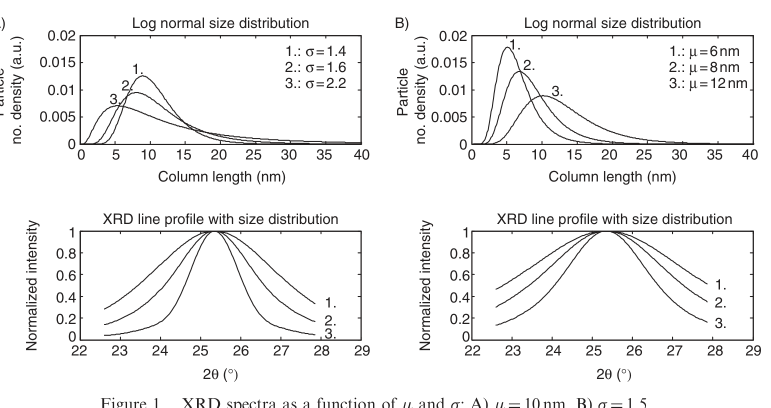
#> input picture examples/scrape/fig_1.png, 1542 x 815 px (shown at 1/2 size); its folder holds only this picture in this run
$ python -i trace_curve.py   (imports and definitions only)
#> lines starting #> are read from the running program, lines starting #| are printed output that depends on the picture; after the words box and inside, x2 and y2 are one past the last pixel; in counts of white or black regions, pixels touching at a corner belong together
"""Global continuous XRD path tracing (DP / shortest-path).

Replaces independent per-column selection with one y-value per x-column
minimizing a cost that includes darkness, jump, curvature, text-mask, axis,
and optional agent-prior terms.
"""

from __future__ import annotations

import logging
from typing import Sequence

import cv2
import numpy as np

from xrd_digitization.types import AxisCalibrationResult, CurveData

LOGGER = logging.getLogger(__name__)

CURVE_INK_THRESH = 170
MAX_JUMP_PX = 120
JUMP_COST = 0.18
CURVATURE_COST = 0.04
TEXT_PENALTY = 14.0
SOFT_BOX_PENALTY = 1.2
AXIS_PENALTY = 50.0
PRIOR_PENALTY = 0.045
BASELINE_BAND_HALF = 36
PEAK_BAND_HALF = 400
PEAK_WINDOW_DEG = 1.15
PEAK_JUMP_DISCOUNT = 0.22
PEAK_SEARCH_RADIUS = 420
PEAK_APEX_WINDOW_PX = 14


# [49 lines left out: function build_vertical_text_penalty, not called in this run]


def detect_axis_mask(
    gray: np.ndarray,
    *,
    plot_left: int | None = None,
    plot_right: int | None = None,
    plot_top: int | None = None,
    plot_bottom: int | None = None,
    border_inset: int = 4,
) -> np.ndarray:
    """
    Detect and return a mask of axis lines, ticks, and plot borders.

    Suppresses bottom x-axis, left y-axis, tick marks, and top/right borders
    so the path tracer cannot stay on the frame.
    """
#> called with border_inset = 4
    h, w = gray.shape
#> h = 815; w = 1542
    x0 = 0 if plot_left is None else max(0, int(plot_left))
    x1 = w if plot_right is None else min(w, int(plot_right))
#> x1 = 1542
    y0 = 0 if plot_top is None else max(0, int(plot_top))
    y1 = h if plot_bottom is None else min(h, int(plot_bottom))
#> y1 = 815
    if x1 - x0 < 8 or y1 - y0 < 8:
        return np.zeros((h, w), dtype=np.uint8)

    dark = (gray < CURVE_INK_THRESH).astype(np.uint8) * 255
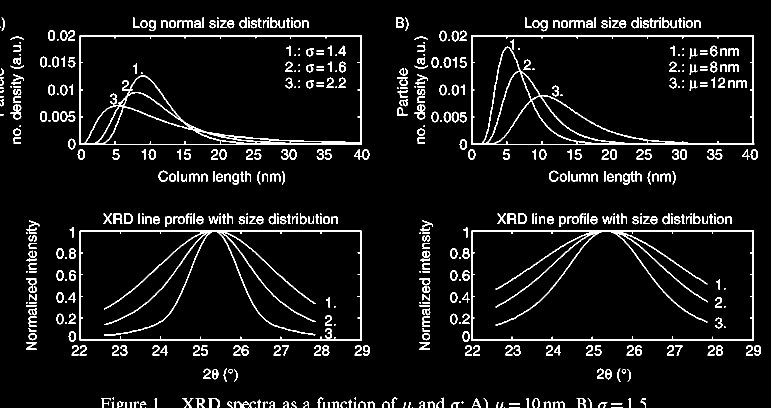
#> dark: shape (815, 1542) (shown at 1/2 size); 6.4% white; 561 white regions (95 under 20 px), largest, box (x1, y1, x2, y2) and area: (159, 461, 724, 682) 8757, (942, 461, 1508, 682) 8284, (159, 70, 724, 290) 8220
    axis = np.zeros((h, w), dtype=np.uint8)

    # Long morphological axes.
    v_kernel = cv2.getStructuringElement(cv2.MORPH_RECT, (1, max(12, (y1 - y0) // 8)))
#> v_kernel = 101 values from 1 to 1
    h_kernel = cv2.getStructuringElement(cv2.MORPH_RECT, (max(12, (x1 - x0) // 8), 1))
    v_lines = cv2.morphologyEx(dark, cv2.MORPH_OPEN, v_kernel)
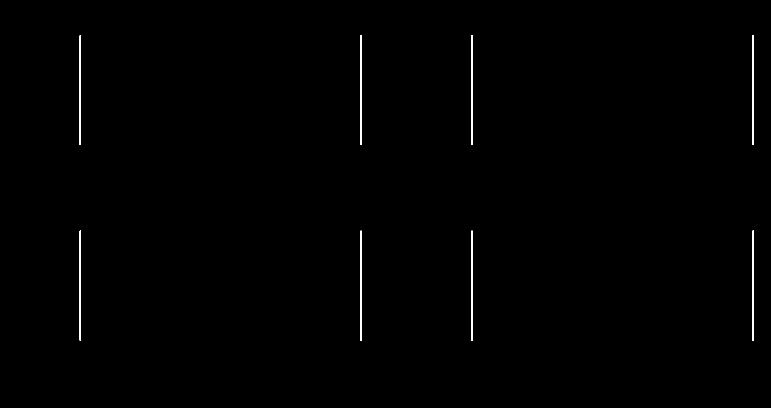
#> v_lines: shape (815, 1542) (shown at 1/2 size); 0.42% white; 8 white regions, largest, box (x1, y1, x2, y2) and area: (1505, 461, 1508, 682) 662, (159, 461, 162, 682) 661, (721, 461, 724, 682) 661
    h_lines = cv2.morphologyEx(dark, cv2.MORPH_OPEN, h_kernel)
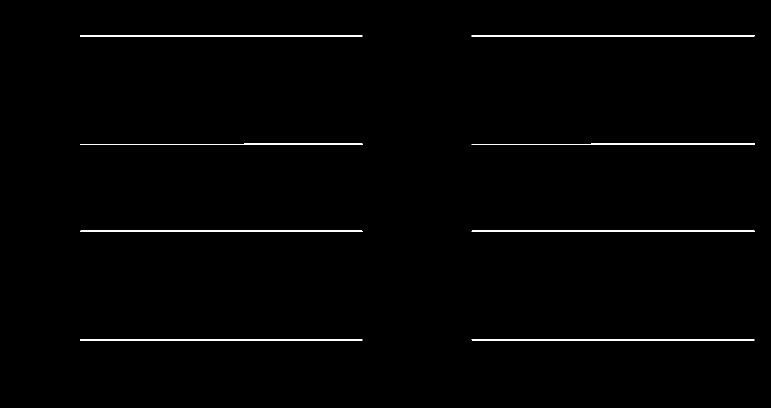
#> h_lines: shape (815, 1542) (shown at 1/2 size); 1% white; 8 white regions, largest, box (x1, y1, x2, y2) and area: (943, 70, 1509, 73) 1697, (943, 461, 1509, 464) 1696, (943, 679, 1509, 682) 1695
    axis = cv2.bitwise_or(axis, cv2.bitwise_or(v_lines, h_lines))
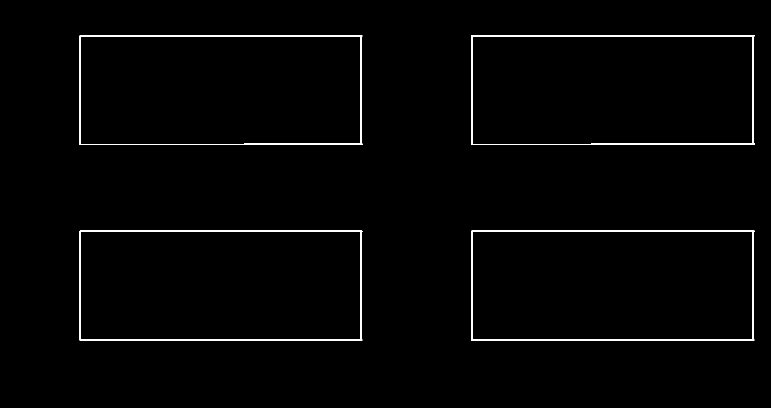
#> axis: shape (815, 1542) (shown at 1/2 size); 1.4% white; 4 white regions, box (x1, y1, x2, y2) and area: (942, 461, 1509, 682) 4687, (159, 461, 725, 682) 4682, (942, 70, 1510, 290) 4449, (159, 70, 725, 290) 4352

    # Explicit border bands inside the plot rectangle.
    inset = max(2, int(border_inset))
    axis[y0 : min(y1, y0 + inset), x0:x1] = 255
    axis[max(y0, y1 - inset) : y1, x0:x1] = 255
    axis[y0:y1, x0 : min(x1, x0 + inset)] = 255
    axis[y0:y1, max(x0, x1 - inset) : x1] = 255
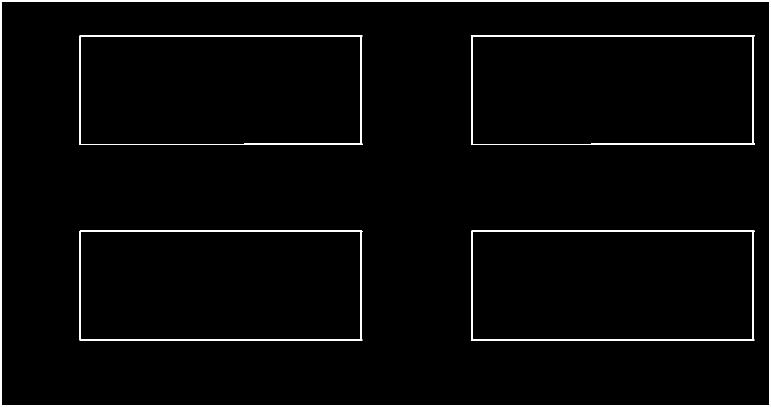
#> axis: shape (815, 1542) (shown at 1/2 size); 2.9% white; 5 white regions, box (x1, y1, x2, y2) and area: (0, 0, 1542, 815) 18792, (942, 461, 1509, 682) 4687, (159, 461, 725, 682) 4682, (942, 70, 1510, 290) 4449, (159, 70, 725, 290) 4352

    # Tick marks: short inward dark runs from borders.
    tick_len = max(4, min(14, (y1 - y0) // 40))
#> tick_len = 14
    # Bottom ticks
    for x in range(x0, x1):
        col = dark[max(y0, y1 - tick_len - 2) : y1, x]
        if col.size and np.count_nonzero(col) >= 2:
            axis[max(y0, y1 - tick_len - 2) : y1, x] = 255
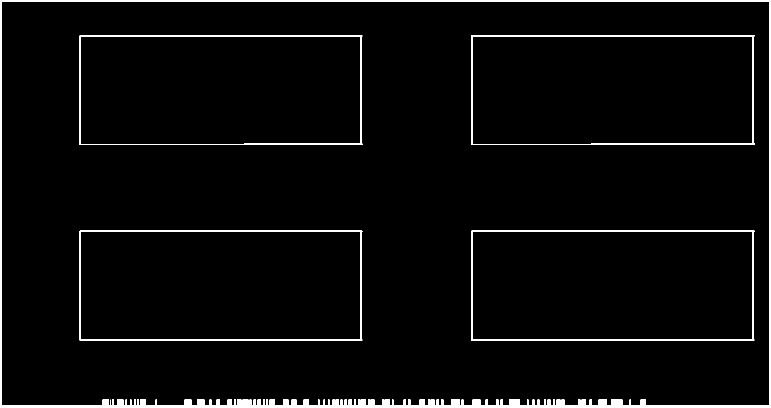
#> axis: shape (815, 1542) (shown at 1/2 size); 3.4% white; 5 white regions, box (x1, y1, x2, y2) and area: (0, 0, 1542, 815) 24996, (942, 461, 1509, 682) 4687, (159, 461, 725, 682) 4682, (942, 70, 1510, 290) 4449, (159, 70, 725, 290) 4352
    # Top ticks
    for x in range(x0, x1):
        col = dark[y0 : min(y1, y0 + tick_len + 2), x]
        if col.size and np.count_nonzero(col) >= 2:
            axis[y0 : min(y1, y0 + tick_len + 2), x] = 255
    # Left / right ticks
    for y in range(y0, y1):
        row_l = dark[y, x0 : min(x1, x0 + tick_len + 2)]
        if row_l.size and np.count_nonzero(row_l) >= 2:
            axis[y, x0 : min(x1, x0 + tick_len + 2)] = 255
        row_r = dark[y, max(x0, x1 - tick_len - 2) : x1]
        if row_r.size and np.count_nonzero(row_r) >= 2:
            axis[y, max(x0, x1 - tick_len - 2) : x1] = 255
#> this loop made 815 passes
#> row_l on passes 1 to 3: [0, 0, 0, 0, 0, 0, 0, 0, 0, 0, 0, 0, 0, 0, 0, 0], [0, 0, 0, 0, 0, 0, 0, 0, 0, 0, 0, 0, 0, 0, 0, 0], [0, 0, 0, 0, 0, 0, 0, 0, 0, 0, 0, 0, 0, 0, 0, 0]
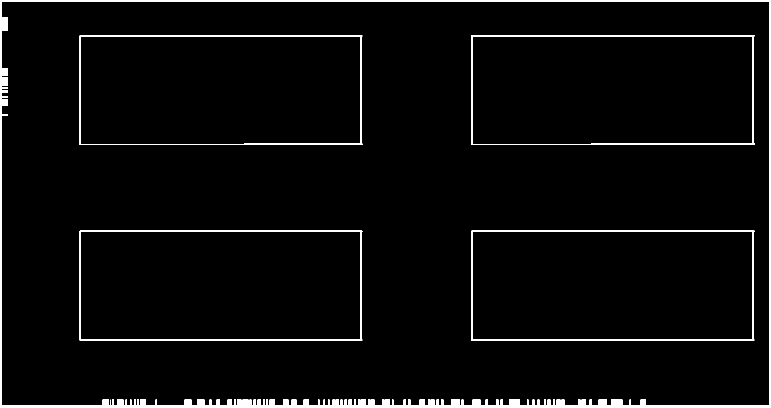
#> axis: shape (815, 1542) (shown at 1/2 size); 3.5% white; 5 white regions, box (x1, y1, x2, y2) and area: (0, 0, 1542, 815) 26016, (942, 461, 1509, 682) 4687, (159, 461, 725, 682) 4682, (942, 70, 1510, 290) 4449, (159, 70, 725, 290) 4352

    return axis


# [850 lines left out: functions estimate_baseline_y, _agent_prior_y_pixels, build_search_band, trace_curve_dp, recover_peak_apexes, refine_curve_y_with_column_peaks and 2 more, not called in this run]

>>> import cv2
>>> picture = cv2.imread('../examples/scrape/fig_1.png', cv2.IMREAD_GRAYSCALE)
>>> result = detect_axis_mask(picture)

$ run again, on examples/scrape/fig_5.png
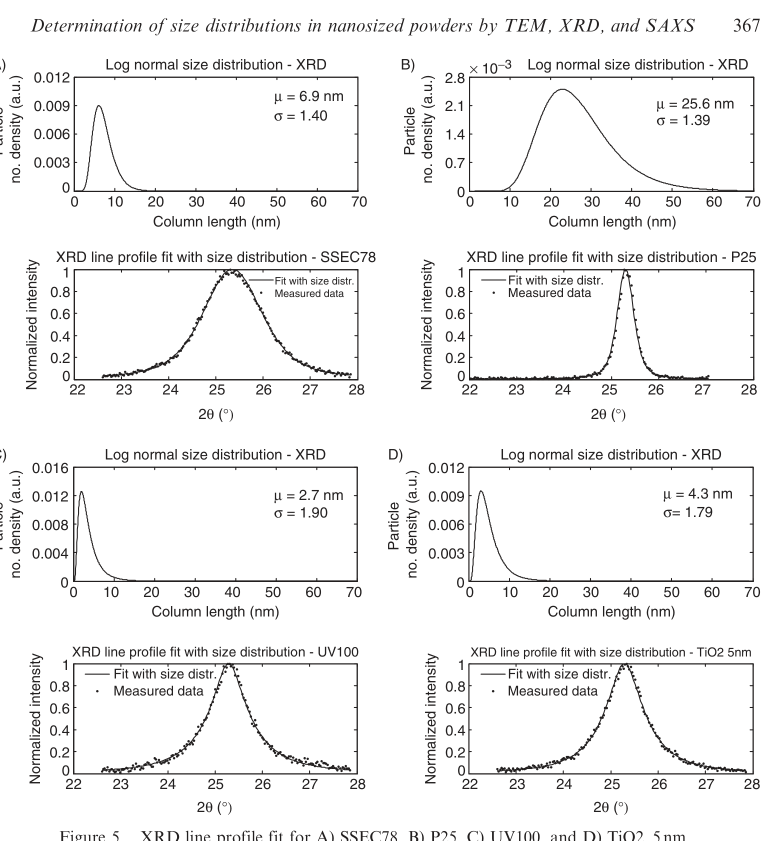
#> input picture examples/scrape/fig_5.png, 1542 x 1681 px (shown at 1/2 size)
#> dark: shape (1681, 1542); 6.3% white; 1253 white regions (189 under 20 px), largest, box (x1, y1, x2, y2) and area: (146, 1325, 716, 1549) 8715, (147, 537, 717, 761) 8563, (936, 1325, 1508, 1549) 8467
#> v_lines: shape (1681, 1542); 0.38% white; 16 white regions, largest, box (x1, y1, x2, y2) and area: (714, 154, 717, 385) 693, (146, 934, 149, 1165) 693, (147, 154, 150, 385) 692
#> h_lines: shape (1681, 1542); 1% white; 16 white regions, largest, box (x1, y1, x2, y2) and area: (939, 756, 1510, 761) 2132, (937, 1546, 1509, 1549) 1714, (939, 538, 1510, 541) 1713
#> after the loop in detect_axis_mask, `for x in range(x0, x1):`:
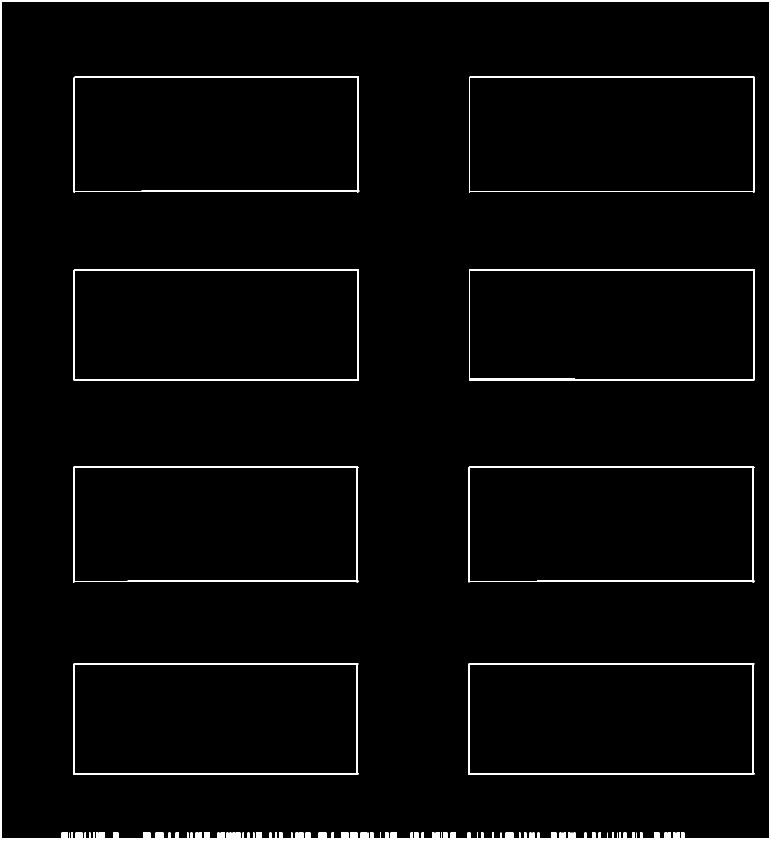
#> axis: shape (1681, 1542) (shown at 1/2 size); 2.7% white; 9 white regions, largest, box (x1, y1, x2, y2) and area: (0, 0, 1542, 1681) 32524, (938, 538, 1510, 762) 4937, (147, 538, 718, 762) 4730
#> after the loop in detect_axis_mask, `for y in range(y0, y1):`:
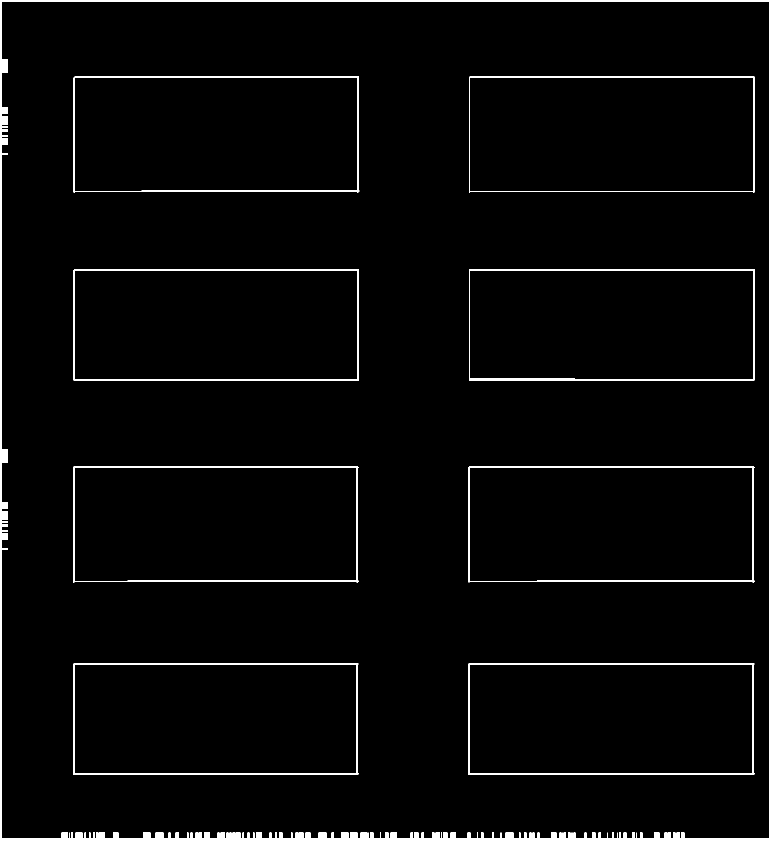
#> axis: shape (1681, 1542) (shown at 1/2 size); 2.7% white; 9 white regions, largest, box (x1, y1, x2, y2) and area: (0, 0, 1542, 1681) 34492, (938, 538, 1510, 762) 4937, (147, 538, 718, 762) 4730
